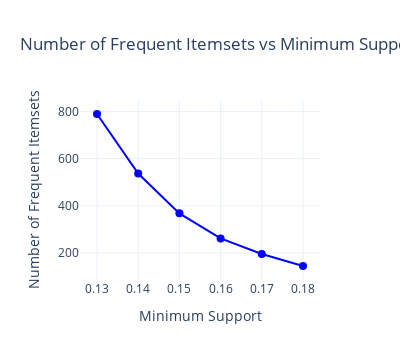

The cell this chart's notebook holds for it:
### Code cell
def plot_support_vs_frequent_itemsets(onehot_df,start_idx,end_idx):
    support_values = []
    frequent_itemsets_counts = []
    
    # Loop over the support thresholds with an increment of 0.01
    for x in [i/100 for i in range(start_idx, end_idx)]:
        frequent_itemsets = apriori(onehot_df, min_support=x, use_colnames=True)
        
        # Append the current support value and the number of frequent itemsets
        support_values.append(x)
        frequent_itemsets_counts.append(len(frequent_itemsets))
    
    fig = go.Figure()

    # Add a scatter plot for the data
    fig.add_trace(go.Scatter(
        x=support_values, 
        y=frequent_itemsets_counts, 
        mode='markers+lines',
        marker=dict(color='blue', size=8),
        line=dict(color='blue', width=2),
        name='Frequent Itemsets'
    ))

    # Customize the layout of the plot
    fig.update_layout(
        title='Number of Frequent Itemsets vs Minimum Support',
        xaxis_title='Minimum Support',
        yaxis_title='Number of Frequent Itemsets',
        template='plotly_white',
        showlegend=False,
        xaxis=dict(tickmode='array', tickvals=support_values),
        plot_bgcolor='white',
        width=400
    )
    fig.show()

plot_support_vs_frequent_itemsets(onehot_dfA,13,19)

### Figure 1 — Plotly figure (JSON) as saved in the notebook; plotly's stock layout.template omitted (floating-point values rounded to 4 significant figures)
{"data": [{"line": {"color": "blue", "width": 2}, "marker": {"color": "blue", "size": 8}, "mode": "markers+lines", "name": "Frequent Itemsets", "type": "scatter", "x": [0.13, 0.14, 0.15, 0.16, 0.17, 0.18], "y": [789, 537, 368, 262, 196, 145]}], "layout": {"height": 360, "plot_bgcolor": "white", "showlegend": false, "title": {"text": "Number of Frequent Itemsets vs Minimum Support"}, "width": 400, "xaxis": {"autorange": true, "range": [0.1259, 0.1841], "tickmode": "array", "tickvals": [0.13, 0.14, 0.15, 0.16, 0.17, 0.18], "title": {"text": "Minimum Support"}, "type": "linear"}, "yaxis": {"autorange": true, "range": [85.68, 848.3], "title": {"text": "Number of Frequent Itemsets"}, "type": "linear"}}}
